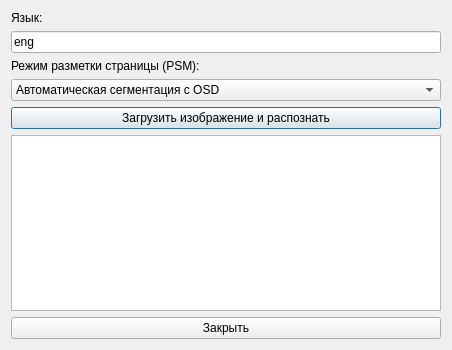
<?xml version="1.0" encoding="UTF-8"?>
<ui version="4.0">
 <class>TesseractSettingsDialog</class>
 <widget class="QDialog" name="TesseractSettingsDialog">
  <property name="geometry">
   <rect>
    <x>0</x>
    <y>0</y>
    <width>452</width>
    <height>350</height>
   </rect>
  </property>
  <property name="windowTitle">
   <string>Tesseract OCR Settings</string>
  </property>
  <layout class="QVBoxLayout" name="verticalLayout">
   <item>
    <widget class="QLabel" name="label_language">
     <property name="text">
      <string>Язык:</string>
     </property>
    </widget>
   </item>
   <item>
    <widget class="QLineEdit" name="edit_language">
     <property name="text">
      <string>eng</string>
     </property>
    </widget>
   </item>
   <item>
    <widget class="QLabel" name="label_psm">
     <property name="text">
      <string>Режим разметки страницы (PSM):</string>
     </property>
    </widget>
   </item>
   <item>
    <widget class="QComboBox" name="combo_psm">
     <item>
      <property name="text">
       <string>Автоматическая сегментация с OSD</string>
      </property>
     </item>
     <item>
      <property name="text">
       <string>Полная автоматическая сегментация, без OSD</string>
      </property>
     </item>
     <item>
      <property name="text">
       <string>Предполагается один блок текста</string>
      </property>
     </item>
     <item>
      <property name="text">
       <string>Разреженный текст, искать как можно больше текста</string>
      </property>
     </item>
    </widget>
   </item>
   <item>
    <widget class="QPushButton" name="button_load_image">
     <property name="text">
      <string>Загрузить изображение и распознать</string>
     </property>
    </widget>
   </item>
   <item>
    <widget class="QTextEdit" name="text_result">
     <property name="readOnly">
      <bool>true</bool>
     </property>
    </widget>
   </item>
   <item>
    <widget class="QPushButton" name="button_close">
     <property name="text">
      <string>Закрыть</string>
     </property>
    </widget>
   </item>
  </layout>
 </widget>
 <resources/>
 <connections/>
</ui>
